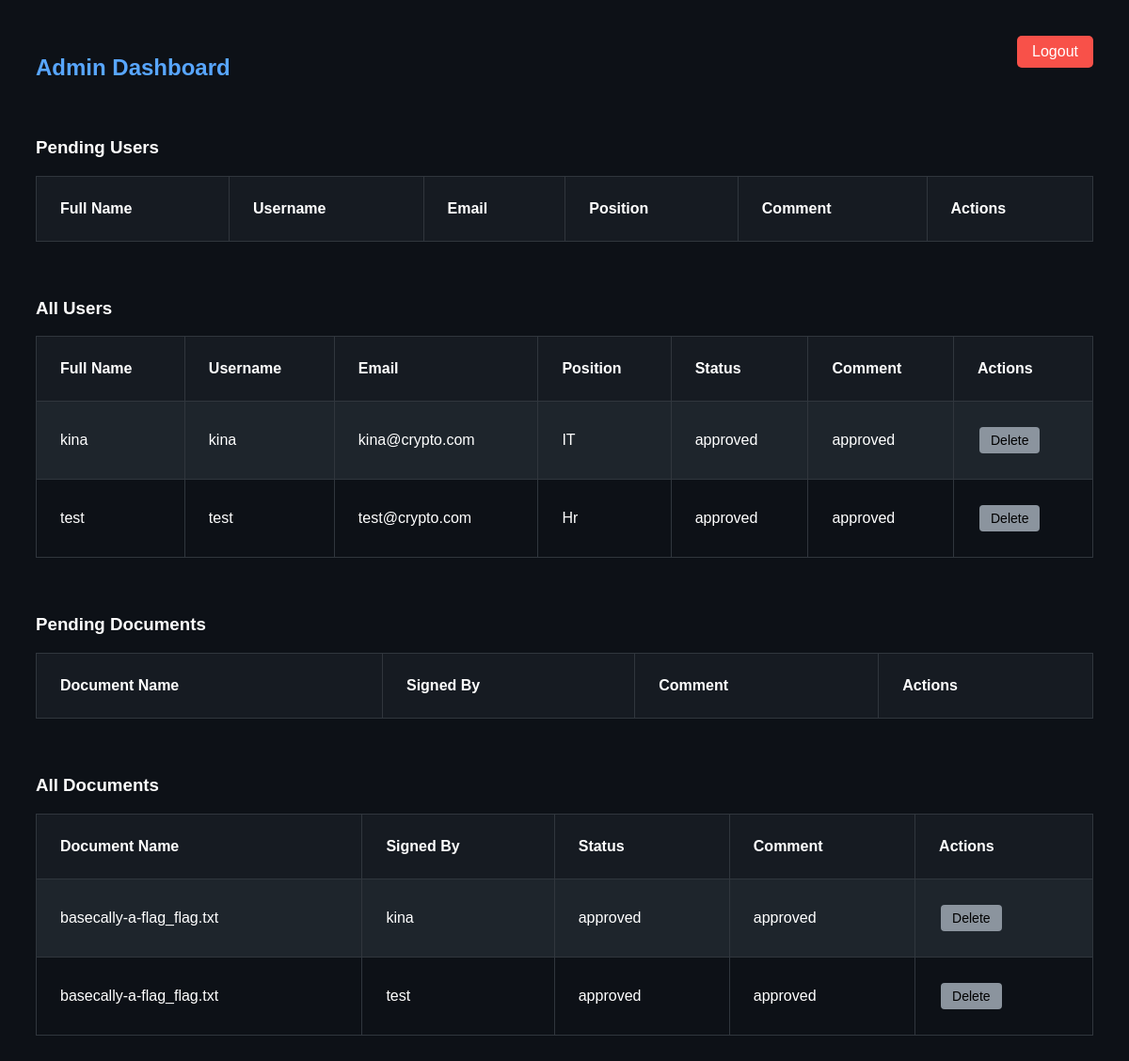
Page /admin (signed in) on the committed database.
### tables this page shows
CREATE TABLE users (
    id INTEGER PRIMARY KEY AUTOINCREMENT,
    fullname TEXT NOT NULL,
    username TEXT UNIQUE NOT NULL,
    email TEXT NOT NULL,
    position TEXT NOT NULL,
    password TEXT NOT NULL,
    status TEXT DEFAULT 'pending',
    comment TEXT DEFAULT '',
    login_token TEXT DEFAULT ''
);

CREATE TABLE documents (
    id INTEGER PRIMARY KEY AUTOINCREMENT,
    doc_name TEXT NOT NULL,
    signed_by TEXT NOT NULL,
    status TEXT DEFAULT 'pending',
    comment TEXT DEFAULT ''
);

### app.py (the view, shortened to what this page needs)
@app.route('/admin', methods=['GET', 'POST'])
def admin():
    if not session.get('admin'):
        return render_template('admin.html', admin_logged_in=False)
    conn = get_db_connection()
    pending_users = conn.execute("SELECT * FROM users WHERE status='pending'").fetchall()
    all_users = conn.execute("SELECT * FROM users").fetchall()
    pending_docs = conn.execute("SELECT * FROM documents WHERE status='pending'").fetchall()
    all_docs = conn.execute("SELECT * FROM documents").fetchall()
    conn.close()
    return render_template(
        'admin.html',
        admin_logged_in=True,
        pending_users=pending_users,
        all_users=all_users,
        pending_docs=pending_docs,
        all_docs=all_docs
    )

### app.py (called while the page is built)
def get_db_connection():
    conn = sqlite3.connect(DATABASE)
    conn.row_factory = sqlite3.Row
    return conn

@app.context_processor
def inject_document_table():
    if 'user' not in session:
        return {}
    conn = get_db_connection()
    documents = conn.execute("SELECT doc_name, status, comment FROM documents WHERE signed_by=?",
                             (session['user'],)).fetchall()
    conn.close()
    return dict(user_documents=documents)

### templates/admin.html (shortened to what this page needs)
<!DOCTYPE html>
<html>
<head>
</head>
<body>
{% if admin_logged_in %}
    <a href="/logout" class="logout-btn">Logout</a>
    <h2>Admin Dashboard</h2>
    <h3 class="section-title">Pending Users</h3>
    <table>
        <tr>
            <th>Full Name</th>
            <th>Username</th>
            <th>Email</th>
            <th>Position</th>
            <th>Comment</th>
            <th>Actions</th>
        </tr>
    </table>
    <h3 class="section-title">All Users</h3>
    <table>
        <tr>
            <th>Full Name</th>
            <th>Username</th>
            <th>Email</th>
            <th>Position</th>
            <th>Status</th>
            <th>Comment</th>
            <th>Actions</th>
        </tr>
        {% for user in all_users %}
        <tr>
            <td>{{ user['fullname'] }}</td>
            <td>{{ user['username'] }}</td>
            <td>{{ user['email'] }}</td>
            <td>{{ user['position'] }}</td>
            <td>{{ user['status'] }}</td>
            <td>{{ user['comment'] }}</td>
            <td>
                {% if user['status'] != 'pending' %}
                <form method="POST" action="/admin/update_user">
                    <button class="btn delete" name="action" value="delete">Delete</button>
                </form>
                {% else %}
                    N/A
                {% endif %}
            </td>
        </tr>
        {% endfor %}
    </table>
    <h3 class="section-title">Pending Documents</h3>
    <table>
        <tr>
            <th>Document Name</th>
            <th>Signed By</th>
            <th>Comment</th>
            <th>Actions</th>
        </tr>
    </table>
    <h3 class="section-title">All Documents</h3>
    <table>
        <tr>
            <th>Document Name</th>
            <th>Signed By</th>
            <th>Status</th>
            <th>Comment</th>
            <th>Actions</th>
        </tr>
        {% for doc in all_docs %}
        <tr>
            <td>{{ doc['doc_name'] }}</td>
            <td>{{ doc['signed_by'] }}</td>
            <td>{{ doc['status'] }}</td>
            <td>{{ doc['comment'] }}</td>
            <td>
                <form method="POST" action="/admin/delete_doc">
                    <button class="btn delete" onclick="return confirm('Are you sure?')" type="submit">Delete</button>
                </form>
            </td>
        </tr>
        {% endfor %}
    </table>
{% endif %}
</body>
</html>

### templates/admin.html (style rules this page uses)
body { background-color: #0d1117; color: white; font-family: Arial, sans-serif; padding: 30px; }
h2 { color: #58a6ff; margin-bottom: 10px; }
table { width: 100%; border-collapse: collapse; margin-bottom: 40px; }
th, td { padding: 25px; border: 1px solid #30363d; text-align: left; }
th { background-color: #161b22; }
tr:nth-child(even) { background-color: #1e252c; }
.btn { padding: 6px 12px; font-size: 14px; margin: 2px; border: none; border-radius: 4px; cursor: pointer; }
.delete { background-color: #8b949e; color: black; }
.logout-btn { float: right; background-color: #f85149; color: white; padding: 8px 16px; text-decoration: none; border-radius: 5px; }
.section-title { margin-top: 60px; }

### rows in the picture
users: fullname "kina", username "kina", email "kina@crypto.com", position "IT", status "approved", comment "approved"
users: fullname "test", username "test", email "test@crypto.com", position "Hr", status "approved", comment "approved"
documents: doc_name "basecally-a-flag_flag.txt", signed_by "kina", status "approved", comment "approved"
documents: doc_name "basecally-a-flag_flag.txt", signed_by "test", status "approved", comment "approved"
